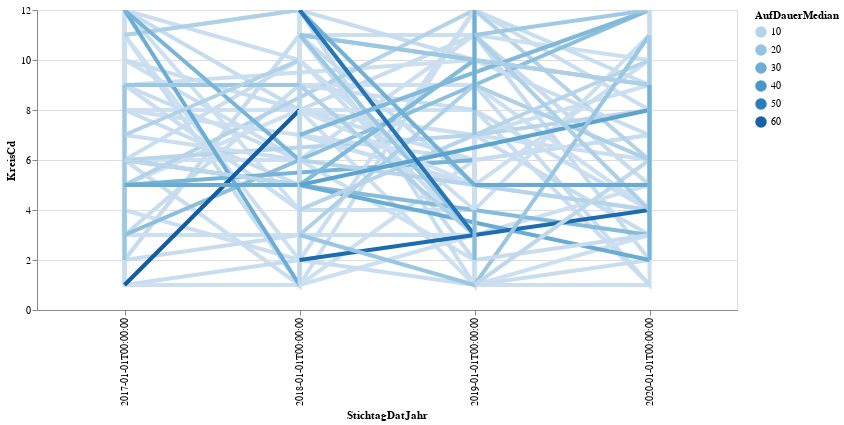

Source (notebook cell):
### Code cell
# df_statzonen = df_statzonen[(df_statzonen.knr>0) & (df_statzonen.qname!="Hirslanden")]
#aktuellesJahr[[aktuellesJahr.KreisSort =7]])
highlight = alt.selection(type='single', on='mouseover',
                          fields=['AufDauerMedian'], nearest=True)
#x='date:StichtagDatJahr',
base = alt.Chart(mySelection).encode(
    x='StichtagDatJahr:N',
    y='KreisCd',
    color='AufDauerMedian'
)

points = base.mark_circle().encode(
    opacity=alt.value(0)
).add_selection(
    highlight
).properties(
    width=700 , height=300
)
lines = base.mark_line().encode(
    size=alt.condition(~highlight, alt.value(1.5), alt.value(4))
).interactive()

points + lines

### Figure 1 — Vega-Lite specification as saved in the notebook (floating-point values rounded to 4 significant figures; data arrays with more than 128 entries replaced by an {"elided": "..."} marker saying what was removed)
{"config": {"view": {"continuousWidth": 400, "continuousHeight": 300}}, "layer": [{"mark": "circle", "encoding": {"color": {"type": "quantitative", "field": "AufDauerMedian"}, "opacity": {"value": 0}, "x": {"type": "nominal", "field": "StichtagDatJahr"}, "y": {"type": "quantitative", "field": "KreisCd"}}, "height": 300, "selection": {"selector032": {"type": "single", "on": "mouseover", "fields": ["AufDauerMedian"], "nearest": true}}, "width": 700}, {"mark": "line", "encoding": {"color": {"type": "quantitative", "field": "AufDauerMedian"}, "size": {"condition": {"value": 1.5, "selection": {"not": "selector032"}}, "value": 4}, "x": {"type": "nominal", "field": "StichtagDatJahr"}, "y": {"type": "quantitative", "field": "KreisCd"}}, "selection": {"selector033": {"type": "interval", "bind": "scales", "encodings": ["x", "y"]}}}], "data": {"name": "data-05195b70b2dd04df045c15ae80ce057e"}, "$schema": "https://vega.github.io/schema/vega-lite/v4.8.1.json", "datasets": {"data-05195b70b2dd04df045c15ae80ce057e": {"elided": "472 records"}}}
